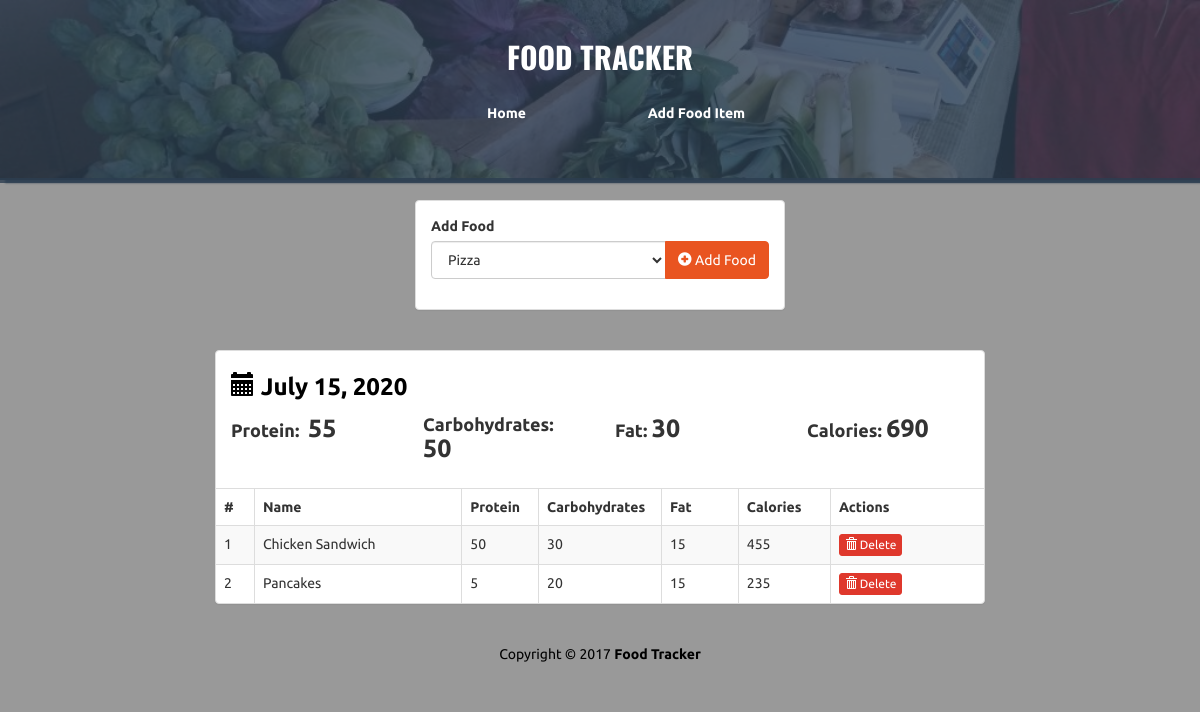
Page /view/2 on the committed database.
### app.py (models this page shows)
class Log(db.Model):
    id = db.Column(db.Integer, primary_key=True)
    date = db.Column(db.Date, nullable=False)
    foods = db.relationship('Food', secondary=log_food, lazy='dynamic')

class Food(db.Model):
    id = db.Column(db.Integer, primary_key=True)
    name = db.Column(db.String(50), unique=True, nullable=False)
    proteins = db.Column(db.Integer, nullable=False)
    carbs = db.Column(db.Integer, nullable=False)
    fats = db.Column(db.Integer, nullable=False)
    @property
    def calories(self):
        return self.proteins * 4 + self.carbs * 4 + self.fats * 9

### app.py (the view)
@app.route('/view/<int:log_id>')
def view(log_id):
    log = Log.query.get_or_404(log_id)
    foods = Food.query.all()
    totals = {
        'protein' : 0,
        'carbs' : 0,
        'fat' : 0,
        'calories' : 0
    }
    for food in log.foods:
        totals['protein'] += food.proteins
        totals['carbs'] += food.carbs
        totals['fat'] += food.fats
        totals['calories'] += food.calories
    return render_template('view.html', foods=foods, log=log, totals=totals)

### templates/view.html (shortened to what this page needs)
<!DOCTYPE html>
<html lang="en">
	<head>
		<link rel="stylesheet" href="{{ url_for('static', filename='bs/css/united.min.css') }}" />
		<link rel="stylesheet" href="{{ url_for('static', filename='styles.css') }}" />
	</head>
	<body>
		<div class="container-fluid" id="wrapper">
			<div class="row" id="homeJumbo">
				<div class="overlay"></div>
				<div class="col-lg-12">
					<h1>
						<a href="{{ url_for('index') }}">FOOD TRACKER</a>
					</h1>
					<div class="row t20">
						<div class="col-lg-4 col-lg-offset-4">
							<ul class="nav nav-pills nav-justified">
							  <li role="presentation">
							  	<a href="{{ url_for('index') }}" title="Home">Home</a>
							  </li>
							  <li role="presentation">
							  	<a href="{{ url_for('add') }}" title="Add Food Item">Add Food Item</a>
							  </li>
							</ul>
						</div>
					</div>
				</div>
			</div>
			<div class="row t20">
				<div class="col-lg-4 col-lg-offset-4">
					<div class="panel panel-default">
						<div class="panel-body">
							<form action="{{ url_for('add_food_to_log', log_id=log.id) }}" method="POST" role="form">
								<div class="form-group">
									<label>Add Food</label>
									<div class="input-group">
									  <select class="form-control" name="food-select">
										  {% for food in foods %}
											<option value="{{ food.id }}">{{ food.name }}</option>
									      {% endfor %}
					                    </select>
									  <span class="input-group-btn">
										<button type="submit" class="btn btn-primary" id="add-btn">
										  <i class="glyphicon glyphicon-plus-sign"></i> Add Food
										</button>
									  </span>
									</div>
								</div>
							</form>
						</div>
					</div>
				</div>
			</div>
			<div class="row t20">
				<div class="col-lg-8 col-lg-offset-2">
					<div class="panel panel-default">
						<div class="panel-body">
							<h3 class="lean-h text-black">
								<i class="glyphicon glyphicon-calendar"></i> {{ log.date.strftime('%B %d, %Y') }}
							</h3>
							<div class="row">
								<div class="col-lg-3">
									<h4 class="lean-h">
										Protein: &nbsp;<strong class="f25">{{ totals['protein'] }}</strong>
									</h4>
								</div>
								<div class="col-lg-3">
									<h4 class="lean-h">
										Carbohydrates: <strong class="f25">{{ totals['carbs'] }}</strong>
									</h4>
								</div>
								<div class="col-lg-3">
									<h4 class="lean-h">
										Fat: <strong class="f25">{{ totals['fat'] }}</strong>
									</h4>
								</div>
								<div class="col-lg-3">
									<h4 class="lean-h">
										Calories: <strong class="f25">{{ totals['calories'] }}</strong>
									</h4>
								</div>
							</div>
						</div>
						<div class="table-responsive">
							<table class="table table-striped table-hover table-bordered">
								<thead>
									<tr>
										<th style="width: 5%;">#</th>
										<th>Name</th>
										<th style="width: 10%;">Protein</th>
										<th style="width: 16%;">Carbohydrates</th>
										<th style="width: 10%;">Fat</th>
										<th style="width: 12%;">Calories</th>
										<th style="width: 20%;">Actions</th>
									</tr>
								</thead>
								<tbody>
									{% for food in log.foods %}
									<tr>
										<td>{{ loop.index }}</td><td>{{ food.name }}</td><td>{{ food.proteins }}</td>
										<td>{{ food.carbs }}</td><td>{{ food.fats }}</th><td>{{ food.calories }}</td>
										<td>
											<a href="{{ url_for('remove_food_from_log', log_id=log.id, food_id=food.id) }}" class="btn btn-danger btn-xs">
												<i class="glyphicon glyphicon-trash"></i> Delete
											</a>
										</td>
									</tr>
									{% endfor %}
								</tbody>
							</table>
						</div>
					</div>
				</div>
			</div>
			<footer>
				<div class="row pad">
					<div class="col-lg-12 text-center">
						Copyright &copy; 2017 <strong>Food Tracker</strong>
					</div>
				</div>
			</footer>
		</div>
	</body>
</html>

### static/styles.css (style rules this page uses)
body { background: rgba(0, 0, 0, .4); font-family: 'Ubuntu', sans-serif; }
#homeJumbo { position: relative; min-height: 180px; background: rgba(44, 62, 80, .8); background-image: url('./img/bg.jpg'); background-size: cover; background-repeat: no-repeat; border-bottom: 2px solid rgba(44, 62, 80, .8); box-shadow: 7px 1px 2px 2px rgba(44, 62, 80, .8); }
#homeJumbo > div.overlay { position: absolute; height: 183px; width: 100%; background: rgba(44, 62, 80, .8); }
#homeJumbo h1 { font-size: 30px; color: white; font-family: 'Oswald'; text-align: center; padding-top: 20px; font-weight: bolder; }
#homeJumbo h1 > a { color: white; text-decoration: none; }
.t20 { margin-top: 20px; }
.f25 { font-size: 25px; }
.nav-justified>li>a { color: white; font-weight: bolder; }
.nav-pills>li+li { padding-left: 10px; }
.lean-h { margin-top: 5px; margin-bottom: 10px; font-weight: bolder; }
.text-black { color: black !important; }
footer { margin-top: 20px; color: black; margin-bottom: 20px; }

### rows in the picture
Log: date "July 15, 2020"
Food: name "Chicken Sandwich", proteins "50", carbs "30", fats "15", calories "455"
Food: name "Pancakes", proteins "5", carbs "20", fats "15", calories "235"

### other values in the picture
{{ totals['protein'] }} "55"
{{ totals['carbs'] }} "50"
{{ totals['fat'] }} "30"
{{ totals['calories'] }} "690"
form field food-select "Pizza"
